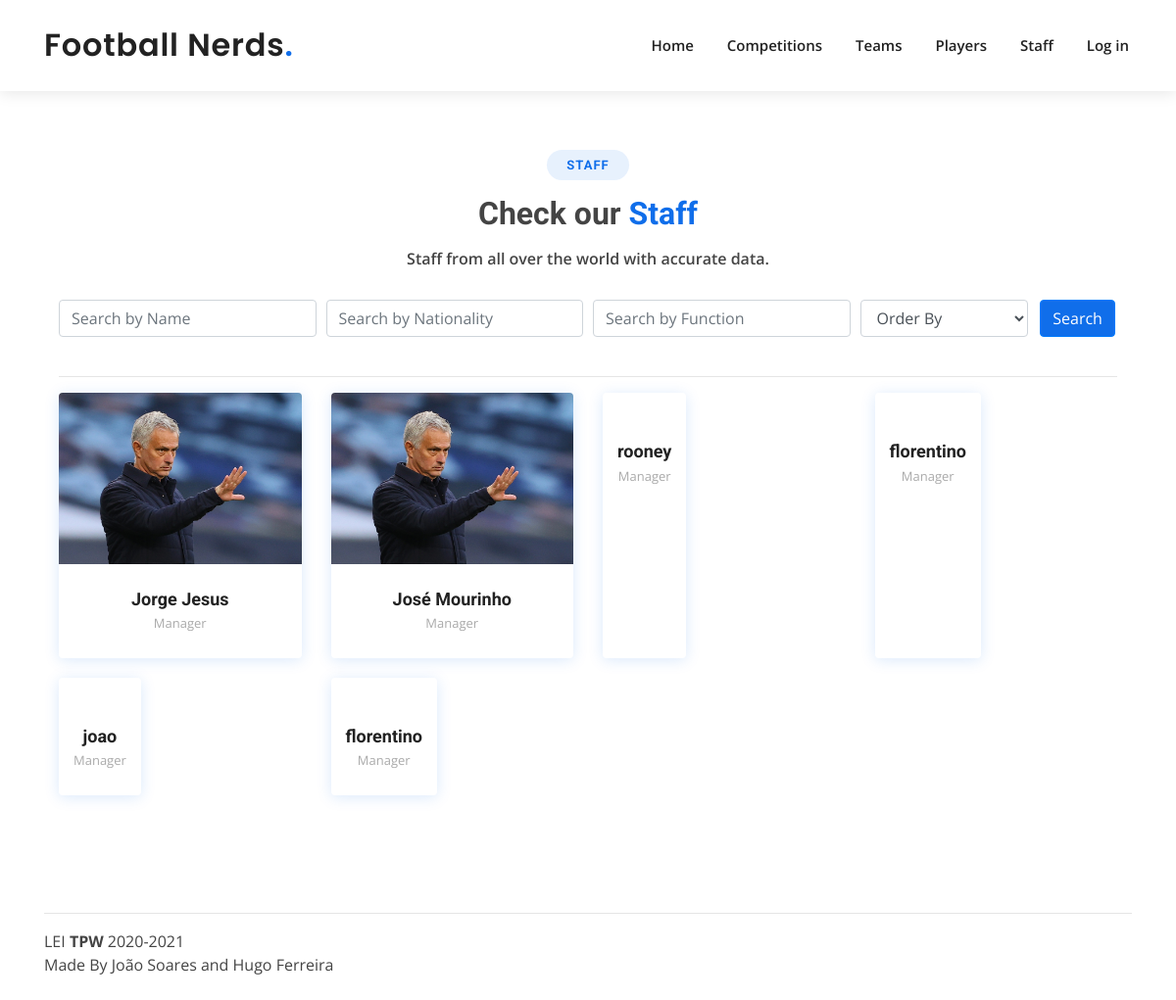
/staff/, run on an earlier commit of the app's database.
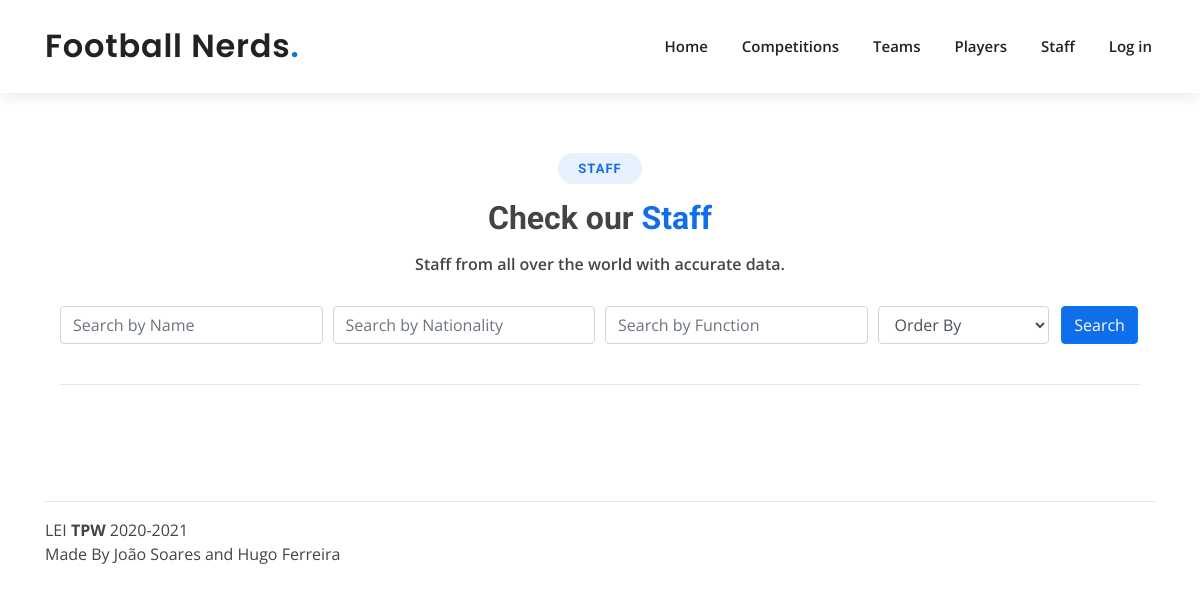
And on a later commit of the database.
### app/models.py (models this page shows, shortened)
class Staff(models.Model):
    full_name = models.CharField(max_length=120)
    name = models.CharField(max_length=90)
    birthday = models.DateField()
    nationality = models.CharField(max_length=70)
    function = models.CharField(max_length=70)
    staff_img = models.ImageField(upload_to=staffdir, default="staff/default_staff.png")

### app/views.py (the view)
# urls.py: path('staff/', views.staff, name='staff'),
def staff(request):
    if request.method == 'POST':
        form = StaffFilterForm(request.POST)
        if form.is_valid():
            full_name = form.cleaned_data['full_name']
            nationality = form.cleaned_data['nationality']
            function = form.cleaned_data['function']
            order = form.cleaned_data['order']
            print('Parameters:')
            print(full_name)
            print(nationality)
            print(function)
            print(order)
            if order != '':
                t_parms = {
                    'staffs': Staff.objects.filter(full_name__contains=full_name, function__contains=function,
                                                   nationality__contains=nationality).order_by(
                        order),
                    'form': StaffFilterForm()
                }
            else:
                t_parms = {
                    'staffs': Staff.objects.filter(full_name__contains=full_name, function__contains=function,
                                                   nationality__contains=nationality),
                    'form': StaffFilterForm()
                }
    else:
        t_parms = {
            'staffs': Staff.objects.all(),
            'form': StaffFilterForm()
        }
    return render(request, 'staff.html', t_parms)

### app/forms.py
class StaffFilterForm(forms.Form):
    CHOICES = (
        ('', 'Order By'),
        ('function', 'Function'),
        ('full_name', 'Full Name'),
        ('birthday', 'Birthday')
    )
    full_name = forms.CharField(label='Search by Name', required=False)
    nationality = forms.CharField(label='Search by Nationality', required=False)
    function = forms.CharField(label='Search by Function', required=False)
    order = forms.ChoiceField(choices=CHOICES, required=False)
    def __init__(self, *args, **kwargs):
        super().__init__(*args, **kwargs)
        for myField in self.fields:
            if self.fields[myField] != 'order':
                self.fields[myField].widget.attrs['class'] = "form-control mb-2 mr-sm-2"
                self.fields[myField].widget.attrs['placeholder'] = self.fields[myField].label

### templates/staff.html (shortened to what this page needs)
{% extends 'layout.html' %}
{% load static %}
{% block content %}
    <section id="team" class="team">
        <div class="section-title">
          <h2>Staff</h2>
          <h3>Check our <span>Staff</span></h3>
          <p>Staff from all over the world with accurate data.</p>
        </div>
      <div class="container" data-aos="fade-up">
          <form class="form-row" style="text-align: center" action="{% url 'staff' %}" method="post">
              <div class="form-group col-md-3">
              {{ form.full_name }}
              </div>
              <div class="form-group col-md-3">
              {{ form.nationality }}
              </div>
              <div class="form-group col-md-3">
              {{ form.function }}
              </div>
              <div class="form-group col-md-2">
              {{ form.order }}
              </div>
              <div class="form-group col-md-1">
              <button class="btn btn-primary" style="background: #106eea;" name="search" type="submit" value="search">Search</button>
              </div>
          </form>
      <hr>
        <div class="row">
            {% for staff in staffs %}
          <div class="col-lg-3 col-md-6 d-flex align-items-stretch" data-aos="fade-up" data-aos-delay="100">
            <div class="member">
              <div class="member-img">
                  <a href="{{ staff.id }}"><img src="{% static 'img/' %}{{ staff.staff_img.url }}" class="img-fluid" alt=""></a>
              </div>
              <div class="member-info">
                <h4 style="text-align: center">{{ staff.name }}</h4>
                <span style="text-align: center">{{ staff.function }}</span>
              </div>
            </div>
          </div>
            {% endfor %}
          </div>
        </div>
      </div>
{% endblock %}

### templates/layout.html (shortened to what this page needs)
{% load static %}
<!DOCTYPE html>
<html lang="en">
<head>
    <link rel="stylesheet" href="{% static 'css/bootstrap.min.css' %}">
    <link rel="stylesheet" href="{% static 'fa/css/all.min.css' %}">
    <link rel="stylesheet" href="{% static 'css/style.css' %}">
</head>
<body>
 <header id="header" class="" >
    <div class="container d-flex align-items-center">
      <h1 class="logo mr-auto"><a href="{% url 'home'%}">Football Nerds<span>.</span></a></h1>
      <nav class="nav-menu d-none d-lg-block">
        <ul>
          <li><a href="{% url 'home'%}">Home</a></li>
          <li><a href="{% url 'competitions' %}">Competitions</a></li>
          <li><a href="{% url 'teams' %}">Teams</a></li>
          <li><a href="{% url 'players' %}">Players</a></li>
          <li><a href="{% url 'staff' %}">Staff</a></li>
        {% include 'loginpartial.html' %}
        </ul>
      </nav>
    </div>
  </header>
    <main id="main" role="main" style="">
        <div class="container body-content">
            {% block content %} {% endblock %}
    </main>
 <div class="container py-4">
     <hr>
      <div class="copyright">
        LEI <strong><span>TPW</span></strong> 2020-2021
      </div>
      <div class="credits">
        Made By João Soares and Hugo Ferreira
      </div>
    </div>
</body>
</html>

### templates/loginpartial.html
{% load static %}
{% if user.is_authenticated %}
<li><a href="{% url 'profile' %}">{{ user.username }}</a></li>
<form id="logoutForm" action="/logout" method="get" class="form-inline my-2 my-lg-0">
    {% csrf_token %}
    <li><a href="javascript:document.getElementById('logoutForm').submit()"><i class="fas fa-sign-out-alt"></i></a></li>
</form>
{% else %}
    <li><a href="{% url 'login' %}">Log in</a></li>
{% endif %}

### app/static/css/style.css (style rules this page uses)
body { font-family: "Open Sans", sans-serif; color: #444444; }
a { color: #106eea; }
h1, h2, h3, h4, h5, h6 { font-family: "Roboto", sans-serif; }
#header { background: #fff; transition: all 0.5s; z-index: 997; padding: 25px 0; top: 40px; box-shadow: 0px 2px 15px rgba(0, 0, 0, 0.1); }
#header .logo { font-size: 32px; margin: 0; padding: 0; line-height: 1; font-weight: 600; letter-spacing: 0.8px; font-family: "Poppins", sans-serif; }
#header .logo a { color: #222222; }
#header .logo a span { color: #106eea; }
.nav-menu ul { margin: 0; padding: 0; list-style: none; }
.nav-menu > ul { display: flex; }
.nav-menu > ul > li { position: relative; white-space: nowrap; padding: 10px 0 10px 28px; }
.nav-menu a { display: block; position: relative; color: #222222; transition: 0.3s; font-size: 15px; font-weight: 600; padding: 0 3px; font-family: "Open Sans", sans-serif; }
.nav-menu > ul > li > a:before { content: ""; position: absolute; width: 100%; height: 2px; bottom: -5px; left: 0; background-color: #106eea; visibility: hidden; width: 0px; transition: all 0.3s ease-in-out 0s; }
.mobile-nav { position: fixed; top: 55px; right: 15px; bottom: 15px; left: 15px; z-index: 9999; overflow-y: auto; background: #fff; transition: ease-in-out 0.2s; opacity: 0; visibility: hidden; border-radius: 10px; padding: 10px 0; }
.mobile-nav * { margin: 0; padding: 0; list-style: none; }
.mobile-nav a { display: block; position: relative; color: #222222; padding: 10px 20px; font-weight: 500; outline: none; }
section { padding: 60px 0; overflow: hidden; }
.section-title { text-align: center; padding-bottom: 30px; }
.section-title h2 { font-size: 13px; letter-spacing: 1px; font-weight: 700; padding: 8px 20px; margin: 0; background: #e7f1fd; color: #106eea; display: inline-block; text-transform: uppercase; border-radius: 50px; }
.section-title h3 { margin: 15px 0 0 0; font-size: 32px; font-weight: 700; }
.section-title h3 span { color: #106eea; }
.section-title p { margin: 15px auto 0 auto; font-weight: 600; }
@media (min-width: 1024px) { .section-title p { width: 50%; } }
.team { padding: 60px 0; }

What changed in the data, as far as the page shows it:
removed Staff: staff_img (picture), name "Jorge Jesus", function "Manager"
removed Staff: staff_img (picture), name "José Mourinho", function "Manager"
removed Staff: name "rooney", function "Manager"
removed Staff: name "florentino", function "Manager"
removed Staff: name "joao", function "Manager"
removed Staff: name "florentino", function "Manager"
